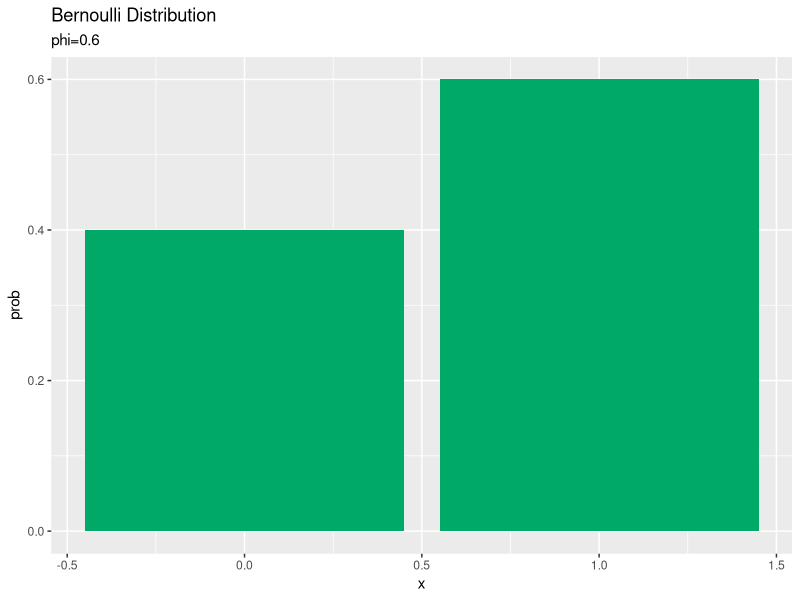
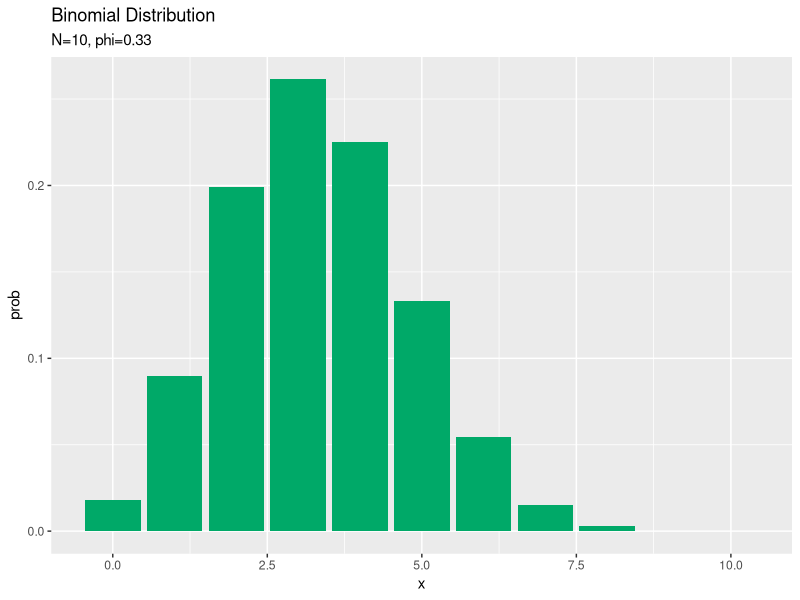
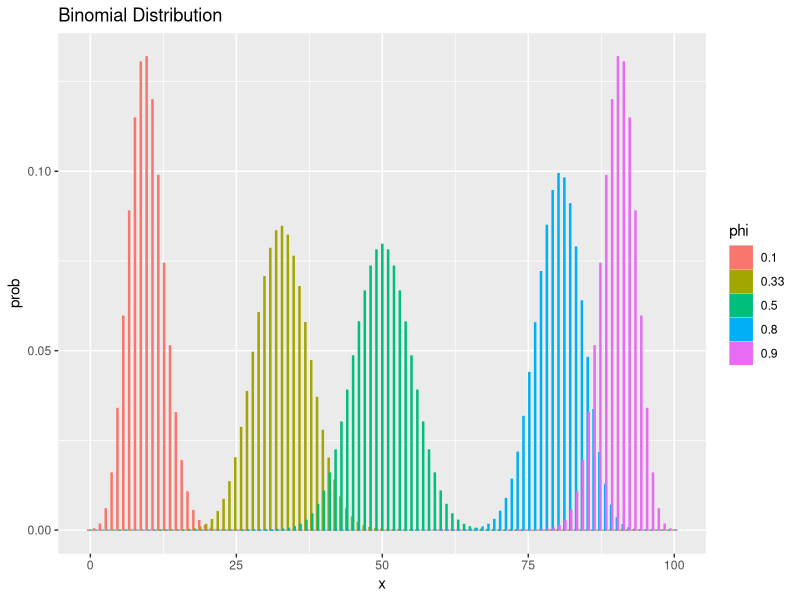
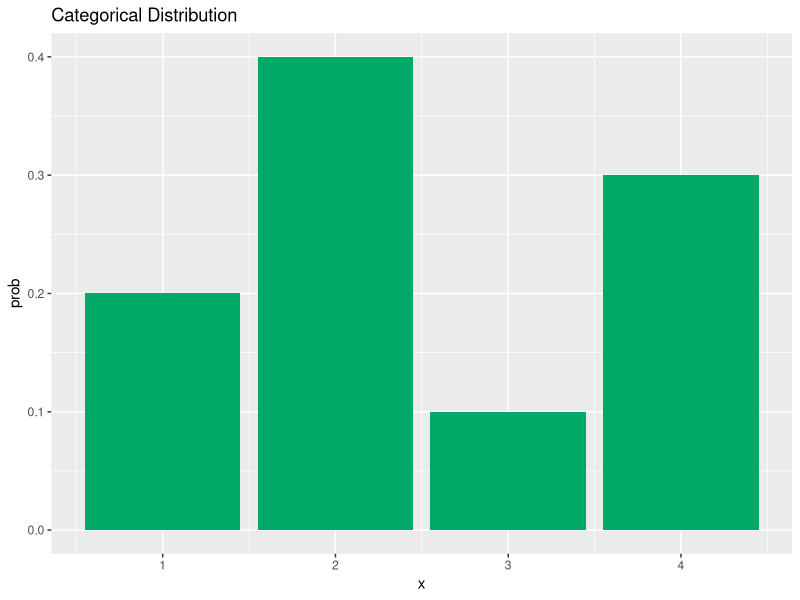

These figures' R source, in order: (Note: this script raises an error after producing the figures.)

# ch1.2 確率分布 ---------------------------------------------------------

# ch1.2.1 ベルヌーイ分布 -------------------------------------------------------------------

# 利用パッケージ
library(tidyverse)


# 表となる確率を指定
phi = 0.6

# 作図
tibble(
  x = 0:1, # 表の回数
  prob = c(1 - phi, phi) # 確率
) %>% 
  ggplot(aes(x = x, y = prob)) + # データ
    geom_bar(stat = "identity", position = "dodge", fill = "#00A968") + # 棒グラフ
    labs(title = "Bernoulli Distribution", 
         subtitle = paste0("phi=", phi)) # ラベル


# ch1.2.1 二項分布 -------------------------------------------------------------------

# 通常 ----------------------------------------------------------------------

# 利用パッケージ
library(tidyverse)


# 試行回数を指定
N <- 10

# 表となる確率(コインの歪み具合)を指定
phi <- 0.33

# 作図
tibble(
  x = 0:N, # 表の回数
  prob = dbinom(x = x, size = N, prob = phi) # 二項分布に従う確率
) %>% 
  ggplot(mapping = aes(x = x, y = prob)) + # データ
    geom_bar(stat = "identity", position = "dodge", fill = "#00A968") + # 棒グラフ
    labs(title = "Binomial Distribution", # タイトル
         subtitle = paste0("N=", N, ", phi=", phi)) # サブタイトル


# 複数 ----------------------------------------------------------------------

# 試行回数を指定
N <- 100

# 表となる確率を指定
phi <- c(0.1, 0.33, 0.5, 0.8, 0.9)

# 作図用のデータフレームを作成
res_df <- tibble()
for(i in seq_along(phi)) {
  
  # 計算結果のデータフレームを作成
  tmp_df <- tibble(
    x = 0:N, # 表の回数
    prob = dbinom(x = x, size = N, prob = phi[i]), # 二項分布に従う確率
    phi = as.factor(phi[i]) # 作図用のラベル
)
  
  # データフレームを結合
  res_df <- rbind(res_df, tmp_df)
}

# 作図
ggplot(data = res_df, mapping = aes(x = x, y = prob, fill = phi, color = phi)) + # データ
  geom_bar(stat = "identity", position = "dodge") + # 棒グラフ
  labs(title = "Binomial Distribution") # タイトル


# パラメータの変化による分布の変化：gif画像 ---------------------------------------------------------------------

# 利用パッケージ
library(tidyverse)
library(gganimate)


# 試行回数を指定
N <- 100

# 表となる確率
phi <- seq(0.01, 0.99, by = 0.01)

# 作図用のデータフレームを作成
res_df <- tibble()
for(i in seq_along(phi)) {
  
  # 計算結果のデータフレームを作成
  tmp_df <- tibble(
    x = 1:N, # 表の回数
    prob = dbinom(x = x, size = N, prob = phi[i]), # 確率
    phi = as.factor(phi[i]) # 作図用のラベル
  )
  
  # データフレームを結合
  res_df <- rbind(res_df, tmp_df)
}

# 作図
graph_binom <- ggplot(data = res_df, mapping = aes(x = x, y = prob)) + # データ
  geom_bar(stat = "identity", position = "dodge", fill = "#00A968", color = "#00A968") + # 棒グラフ
  transition_manual(phi) + # フレーム
  labs(title = "Binomial Distribution", 
       subtitle = "phi={current_frame}") # ラベル

# gif画像を作成
animate(graph_binom, nframes = length(phi), fps = 10)


# 試行回数の変化によるグラフの変化：gif画像 --------------------------------------------------

# 試行回数を指定
N <- 200

# 表となる確率を指定
phi <- 0.5

# 作図用のデータフレームを作成
res_df <- tibble()
for(i in 1:N) {
  
  # 計算結果のデータフレームを作成
  tmp_df <- tibble(
    x = 1:i, # 表の回数
    prob = dbinom(x = x, size = i, prob = phi), # 確率
    N = as.factor(i) # 作図用のラベル
  )
  
  # データフレームを結合
  res_df <- rbind(res_df, tmp_df)
}

# 作図
graph_binom <- ggplot(data = res_df, mapping = aes(x = x, y = prob)) + # データ
  geom_bar(stat = "identity", position = "dodge", fill = "#00A968", color = "#00A968") + # 棒グラフ
  transition_manual(N) + # フレーム
  labs(title = "Binomial Distribution", 
       subtitle = "N={current_frame}") # ラベル

# gif画像を作成
animate(graph_binom, nframes = N, fps = 10)


# ch1.2.2 カテゴリ分布 ----------------------------------------------------------

# 利用パッケージ
library(tidyverse)


# パラメータを指定
phi <- c(0.2, 0.4, 0.1, 0.3)

# 作図
tibble(
  x = 1:length(phi), # 出目
  prob = phi # 確率
) %>% 
  ggplot(aes(x = x, y = prob)) + # データ
    geom_bar(stat = "identity", position = "dodge", fill = "#00A968") + # 棒グラフ
    labs(title = "Categorical Distribution") # ラベル


# ch1.2.2 多項分布 --------------------------------------------------------------------

# try ---------------------------------------------------------------------


# 利用パッケージ
library(tidyverse)


# 試行回数
N = 10

# 各目となる確率を指定
phi_v <- c(0.2, 0.4, 0.1)

# 出目
x <- 1:N

# 出目の種類
V <- length(phi_v)

# 
x_df = tibble(
  x_1 = rep(rep(0:N, times = 2), times = 2), 
  x_2 = rep(rep(0:N, each = 2), times = 2), 
  x_3 = rep(0:N, each = 4)
) %>% 
  mutate(x_sum = apply(., 1, sum))

# 
prob = rep(0, nrow(x_df))
for(i in 1:nrow(x_df)) {
 tmp_p <- dmultinom(x_df[i, 1:3], prob = phi)
 prob[i] <- tmp_p
}

x_df[["x_3"]]
# 計算結果のデータフレームを作成
res_df <- tibble(
  x = x_df[["x_2"]] / x_df[["x_sum"]] + (x_df[["x_3"]] / x_df[["x_sum"]] / 2),  # 三角座標への変換
  y = sqrt(3) * (x_df[["x_3"]] / x_df[["x_sum"]] / 2),   # 三角座標への変換
  z = prob
)    # phiを算出


ggplot(res_df, aes(x = x, y = y, color = z)) + 
  geom_point()

# 描画
ggplot(data = resu_df, mapping = aes(x = x, y = y, color = z)) +        # データ
  geom_point() +                                                        # 散布図
  scale_color_gradientn(colors = c("blue", "green", "yellow", "red")) + # プロットの色
  scale_x_continuous(breaks = c(0, 1), 
                     labels = c("(1, 0, 0)", "(0, 1, 0)")) +            # x軸の範囲
  scale_y_continuous(breaks = c(0, 0.87), 
                     labels = c("(1, 0, 0)", "(0, 1, 0)")) +            # y軸の範囲
  coord_fixed(ratio = 1) +                                              # グラフの縦横比
  labs(title = "Dirichlet Distribution",                                # タイトル
       subtitle = paste0("beta=(", beta_v[1], ", ", beta_v[2], ", ", beta_v[3], ")"), 
       x = expression(paste(phi[1], ", ", phi[2], sep = "")),           # x軸ラベル
       y = expression(paste(phi[1], ", ", phi[3], sep = "")),           # y軸ラベル
       color = "")


# ch1.2.3 ベータ分布 -------------------------------------------------------------------

# 通常 ----------------------------------------------------------------------

# 利用パッケージ
library(tidyverse)


# パラメーターを指定
alpha <- 0.5
beta  <- 0.5

# 作図
tibble(
  phi = seq(0.01, 0.99, 0.01), # phiの値
  B = gamma(alpha + beta) / gamma(alpha) / gamma(beta), # 正規化項
  density = B * phi^(alpha - 1) * (1 - phi)^(beta - 1) # 確率密度
) %>% 
  ggplot(mapping = aes(x = phi, y = density)) + # データ
    geom_line(color = "#00A968") + # 折れ線グラフ
    labs(title = "Beta Distribution:", 
         subtitle = paste0("alpha=", alpha, ", beta=", beta), 
         x = expression(phi)) # ラベル


# 複数 ----------------------------------------------------------------------

# パラメーターの指定
alpha_vec <- c(1, 2, 2, 0.9, 0.8)
beta_vec  <- c(1, 2, 4, 0.7, 1.2)

# 作図用のデータフレームを作成
res_df <- tibble()
for(i in seq_along(alpha_vec)) {
  
  # 分布を計算
  tmp_df <- tibble(
    phi = seq(0.01, 0.99, 0.01), # phiの値
    B = 1 / beta(alpha_vec[i], beta_vec[i]), # 正規化項
    density = B * phi^(alpha_vec[i] - 1) * (1 - phi)^(beta_vec[i] - 1), # 確率密度
    parameter = paste0("alpha=", alpha_vec[i], ", beta=", beta_vec[i]) # 作図用のラベル
  )
  
  # 計算結果を結合
  res_df <- rbind(res_df, tmp_df)
}

# 作図
ggplot(data = res_df, mapping = aes(x = phi, y = density, color = parameter)) + # データの指定
  geom_line() + # 折れ線グラフ
  scale_color_manual(values = c("#FFC0CB", "#FF0000", "#FFFF00", "#EE82EE", "#7FFF00")) + # 線の色(不必要)
  theme_dark() + # 背景色(不必要)
  labs(title = "Beta Distribution", 
       x = expression(phi)) # ラベル


# パラメータの変化によるグラフの変化：gif画像 --------------------------------------------------

# 利用するライブラリ
library(tidyverse)
library(gganimate)


# パラメータの組み合わせ
parameter_df = tibble(
  alpha = rep(seq(0, 10, by = 0.25), times = 41), 
  beta = rep(seq(0, 10, by = 0.25), each = 41)
)

# 作図用のデータフレームを作成
res_df <- tibble()
for(i in 1:nrow(parameter_df)) {
  
  # 分布を計算
  tmp_df <- tibble(
    phi = seq(0.01, 0.99, 0.01), # phiの値
    density = dbeta(
      x = phi, shape1 = parameter_df[["alpha"]][i], shape2 = parameter_df[["beta"]][i]
    ), # 確率密度
    parameter = paste0(
      "alpha=", parameter_df[["alpha"]][i], ", beta=", parameter_df[["beta"]][i]
    ) %>% 
      as.factor() # 作図用のラベル
  )
  
  # 計算結果を結合
  res_df <- rbind(res_df, tmp_df)
}

# 作図
graph_data <- ggplot(data = res_df, mapping = aes(x = phi, y = density)) + # データの指定
  geom_line(color = "#00A968") + # 折れ線グラフ
  transition_manual(parameter) + # フレーム
  labs(title = "Beta Distribution", 
       subtitle = "{current_frame}", 
       x = expression(phi)) # ラベル

# gif画像を作成
animate(graph_data, nframes = nrow(parameter_df), fps = 25)


# ch1.2.4 ディリクレ分布 -------------------------------------------------------------------

# 通常 ----------------------------------------------------------------------

# 利用パッケージ
library(tidyverse)


# パラメーターを指定(V=3)
beta_v <- c(4, 2, 3)

# 値をランダムに生成
phi <- seq(0.001, 1, 0.001) %>% 
  sample(120000, replace = TRUE) %>% 
  matrix(ncol = 3)

# 値を満遍なく生成
phi <- tibble(
  V1 = rep(rep(seq(0.02, 1, by = 0.02), times = 50), times = 50), 
  V2 = rep(rep(seq(0.02, 1, by = 0.02), each = 50), times = 50), 
  V3 = rep(seq(0.02, 1, by = 0.02), each = 50^2)
) %>% 
  as.matrix()

# 正規化
phi <- phi / rowSums(phi)

# 正規化項を計算(対数)
tmp_beta <- lgamma(sum(beta_v)) - sum(lgamma(beta_v))

# 分布を計算(対数)
tmp_phi  <- colSums((beta_v - 1) * log(t(phi)))

# 計算結果のデータフレームを作成
res_df <- tibble(
  x = phi[, 2] + (phi[, 3] / 2), # 三角座標への変換
  y = sqrt(3) * (phi[, 3] / 2), # 三角座標への変換
  density = exp(tmp_beta + tmp_phi) # 確率密度
)

# 描画
ggplot(data = res_df, mapping = aes(x = x, y = y, color = density)) + # データ
  geom_point() + # 散布図
  scale_color_gradientn(colors = c("blue", "green", "yellow", "red")) + # プロットの色
  scale_x_continuous(breaks = c(0, 1), 
                     labels = c("(1, 0, 0)", "(0, 1, 0)")) + # x軸の範囲
  scale_y_continuous(breaks = c(0, 0.87), 
                     labels = c("(1, 0, 0)", "(0, 1, 0)")) + # y軸の範囲
  coord_fixed(ratio = 1) + # グラフの縦横比
  labs(title = "Dirichlet Distribution", 
       subtitle = paste0("beta=(", beta_v[1], ", ", beta_v[2], ", ", beta_v[3], ")"), 
       x = expression(paste(phi[1], ", ", phi[2], sep = "")), 
       y = expression(paste(phi[1], ", ", phi[3], sep = ""))) # ラベル


# 複数 ----------------------------------------------------------------------

# パラメーターを指定
beta <- tibble(
  beta1 = c(1, 1, 1), 
  beta2 = c(0.9, 0.9, 0.9), 
  beta3 = c(3, 3, 3), 
  beta4 = c(10, 10, 10), 
  beta5 = c(4, 2, 3), 
  beta6 = c(3, 0.9, 2)
) %>% 
  t()

# 値をランダムに生成
phi <- seq(0.001, 1, 0.001) %>% 
  sample(45000, replace = TRUE) %>% 
  matrix(ncol = 3)

# 正規化
phi <- phi / rowSums(phi)

# 作図用のデータフレームを作成
res_df <- tibble()
for(i in 1:nrow(beta)){
  
  # 正規化項を計算(対数)
  tmp_beta <- lgamma(sum(beta[i, ])) - sum(lgamma(beta[i, ]))
  
  # 分布を計算(対数)
  tmp_phi <- colSums((beta[i, ] - 1) * log(t(phi)))
  
  # 分布を計算
  tmp_df <- tibble(
    x = phi[, 2] + (phi[, 3] / 2), # 三角座標への変換
    y = sqrt(3) * (phi[, 3] / 2), # 三角座標への変換
    density = exp(tmp_beta + tmp_phi), # 確率密度
    parameter = paste0(
      "beta=(", beta[i, 1], ", ", beta[i, 2], ", ", beta[i, 3], ")"
    ) # 作図用のラベル
  )
  
  # 計算結果を結合
  res_df <- rbind(res_df, tmp_df)
}

# 描画
ggplot(data = res_df, mapping = aes(x = x, y = y, color = density)) + # データ
  geom_point() + # 散布図
  scale_color_gradientn(colors = c("blue", "green", "yellow", "red")) + # プロットの色
  scale_x_continuous(breaks = 1, labels = "(0, 1, 0)") + # x軸の範囲
  scale_y_continuous(breaks = c(0, 0.87), 
                     labels = c("(1, 0, 0)", "(0, 1, 0)")) + # y軸の範囲
  coord_fixed(ratio = 1) + # グラフの縦横比
  facet_wrap(~ parameter, ncol = 3) + # グラフの分割
  labs(title = "Dirichlet distribution", 
       x = expression(paste(phi[1], ", ", phi[2], sep = "")), 
       y = expression(paste(phi[1], ", ", phi[3], sep = ""))) # ラベル
